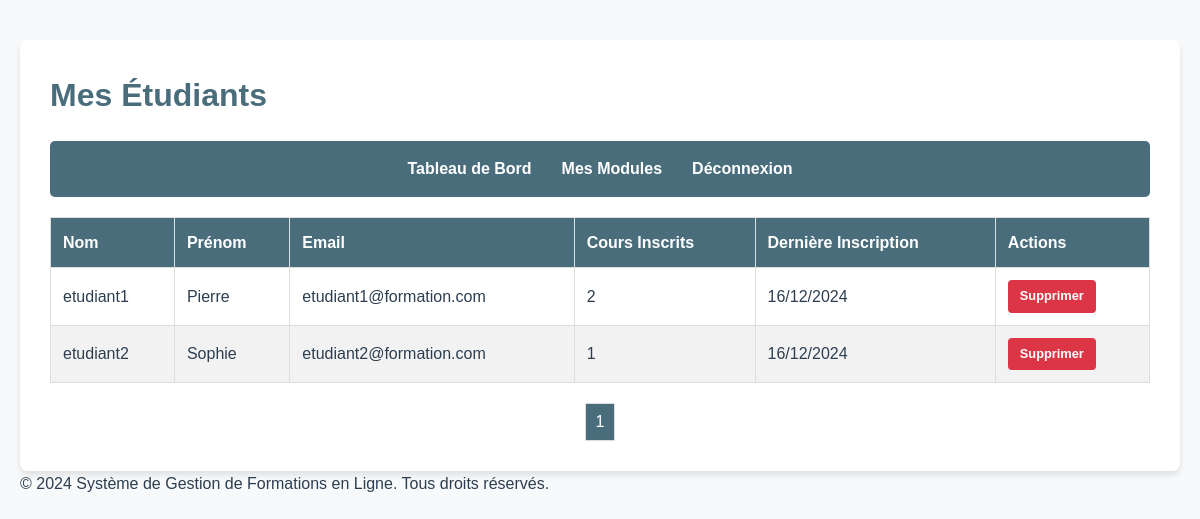
The page /views/formateur/students.php (signed in) on the database its author committed.
### tables this page shows
CREATE TABLE users (
    id INT PRIMARY KEY AUTO_INCREMENT,
    role_id INT NOT NULL,
    nom VARCHAR(100) NOT NULL,
    prenom VARCHAR(100) NOT NULL,
    email VARCHAR(255) NOT NULL UNIQUE,
    password VARCHAR(255) NOT NULL,
    is_active BOOLEAN DEFAULT true,
    date_creation TIMESTAMP DEFAULT CURRENT_TIMESTAMP,
    FOREIGN KEY (role_id) REFERENCES roles(id)
);

### views/formateur/students.php (the view, shortened to what this page needs)
<?php
require_once '../../connexion.php';
$user = $_SESSION['user'];
$page = isset($_GET['page']) ? (int)$_GET['page'] : 1;
$students_per_page = 10;
$offset = ($page - 1) * $students_per_page;
$module_filter = isset($_GET['module']) ? (int)$_GET['module'] : null;
$search_query = isset($_GET['search']) ? trim($_GET['search']) : null;
try {
    $query = "
        SELECT DISTINCT
            u.id,
            u.nom,
            u.prenom,
            u.email,
            COUNT(DISTINCT i.course_id) as total_courses,
            MAX(i.date_inscription) as derniere_inscription
        FROM users u
        JOIN inscriptions i ON u.id = i.user_id
        JOIN cours c ON i.course_id = c.id
        WHERE c.formateur_id = ?
    ";
    $params = [$user['id']];
    $query .= " GROUP BY u.id, u.nom, u.prenom, u.email";
    $query .= " ORDER BY derniere_inscription DESC";
    $query .= " LIMIT ? OFFSET ?";
    $params[] = $students_per_page;
    $params[] = $offset;
    $students_stmt = $pdo->prepare($query);
    $students_stmt->execute($params);
    $students = $students_stmt->fetchAll();
    $count_query = "
        SELECT COUNT(DISTINCT u.id) as total
        FROM users u
        JOIN inscriptions i ON u.id = i.user_id
        JOIN cours c ON i.course_id = c.id
        WHERE c.formateur_id = ?
    ";
    $count_params = [$user['id']];
    $count_stmt = $pdo->prepare($count_query);
    $count_stmt->execute($count_params);
    $total_students = $count_stmt->fetch()['total'];
    $total_pages = ceil($total_students / $students_per_page);
} catch (PDOException $e) {
    logError("Erreur de récupération des étudiants : " . $e->getMessage());
    $students = [];
    $total_pages = 0;
    $total_students = 0;
}
?>
<!DOCTYPE html>
<html lang="fr">
<head>
    <link rel="stylesheet" href="../../assets/css/style.css">
</head>
<body>
    <div class="container">
        <div class="header">
            <h1>Mes Étudiants</h1>
        </div>
        <div class="nav">
            <ul>
                <li><a href="dashboard.php">Tableau de Bord</a></li>
                <li><a href="modules.php">Mes Modules</a></li>
                <li><a href="../../auth/logout.php">Déconnexion</a></li>
            </ul>
        </div>
        <?php if (empty($students)): ?>
            <div class="alert alert-info">
                <p>Aucun étudiant trouvé.</p>
            </div>
        <?php else: ?>
            <table class="students-table">
                <thead>
                    <tr>
                        <th>Nom</th>
                        <th>Prénom</th>
                        <th>Email</th>
                        <th>Cours Inscrits</th>
                        <th>Dernière Inscription</th>
                        <th>Actions</th>
                    </tr>
                </thead>
                <tbody>
                    <?php foreach ($students as $student): ?>
                        <tr>
                            <td><?= htmlspecialchars($student['nom']) ?></td>
                            <td><?= htmlspecialchars($student['prenom']) ?></td>
                            <td><?= htmlspecialchars($student['email']) ?></td>
                            <td><?= $student['total_courses'] ?></td>
                            <td><?= htmlspecialchars(date('d/m/Y', strtotime($student['derniere_inscription']))) ?></td>
                            <td>
                                <a href="#" class="btn-delete" onclick="confirmDeleteStudent(<?= $student['id'] ?>)">
                                    Supprimer
                                </a>
                            </td>
                        </tr>
                    <?php endforeach; ?>
                </tbody>
            </table>
            <div class="pagination">
                <?php for ($i = 1; $i <= $total_pages; $i++): ?>
                    <?php if ($i == $page): ?>
                        <span class="current"><?= $i ?></span>
                    <?php else: ?>
                        <a href="?page=<?= $i ?>&module=<?= $module_filter ?>&search=<?= urlencode($search_query) ?>"><?= $i ?></a>
                    <?php endif; ?>
                <?php endfor; ?>
            </div>
        <?php endif; ?>
    </div>
    <footer class="footer">
        <p>&copy; 2024 Système de Gestion de Formations en Ligne. Tous droits réservés.</p>
    </footer>
</body>
</html>

### assets/css/style.css (style rules this page uses)
:root { --primary-color: #4A6D7C; --secondary-color: #E0E4E8; --background-color: #F7F9FA; --text-color: #2C3E50; --error-color: #E74C3C; --success-color: #2ECC71; }
* { margin: 0; padding: 0; box-sizing: border-box; }
body { font-family: 'Arial', sans-serif; line-height: 1.6; background-color: var(--background-color); color: var(--text-color); max-width: 1200px; margin: 0 auto; padding: 20px; }
.container { background-color: white; border-radius: 8px; box-shadow: 0 4px 6px rgba(0, 0, 0, 0.1); padding: 30px; margin-top: 20px; }
h1, h2 { color: var(--primary-color); margin-bottom: 20px; }
.nav { background-color: var(--primary-color); padding: 15px; border-radius: 5px; margin-bottom: 20px; }
.nav ul { list-style: none; display: flex; justify-content: center; align-items: center; }
.nav ul li { margin: 0 15px; }
.nav ul li a { color: white; text-decoration: none; font-weight: bold; }

### views/formateur/students.php (style rules this page uses)
.students-table { width: 100%; border-collapse: collapse; }
.students-table th, .students-table td { border: 1px solid #ddd; padding: 12px; text-align: left; }
.students-table th { background-color: var(--primary-color); color: white; }
.students-table tr:nth-child(even) { background-color: #f2f2f2; }
.btn-delete { display: inline-block; padding: 6px 12px; font-size: 0.8rem; font-weight: bold; text-align: center; text-decoration: none; border-radius: 4px; background-color: #dc3545; color: white; border: none; cursor: pointer; transition: background-color 0.3s ease; }
.pagination { display: flex; justify-content: center; margin-top: 20px; }
.pagination a, .pagination span { margin: 0 5px; padding: 5px 10px; border: 1px solid #ddd; text-decoration: none; color: var(--primary-color); }
.pagination .current { background-color: var(--primary-color); color: white; }

### rows shown on the page
users: nom "etudiant1", prenom "Pierre", email "etudiant1@formation.com", total_courses "2", derniere_inscription "16/12/2024"
users: nom "etudiant2", prenom "Sophie", email "etudiant2@formation.com", total_courses "1", derniere_inscription "16/12/2024"
